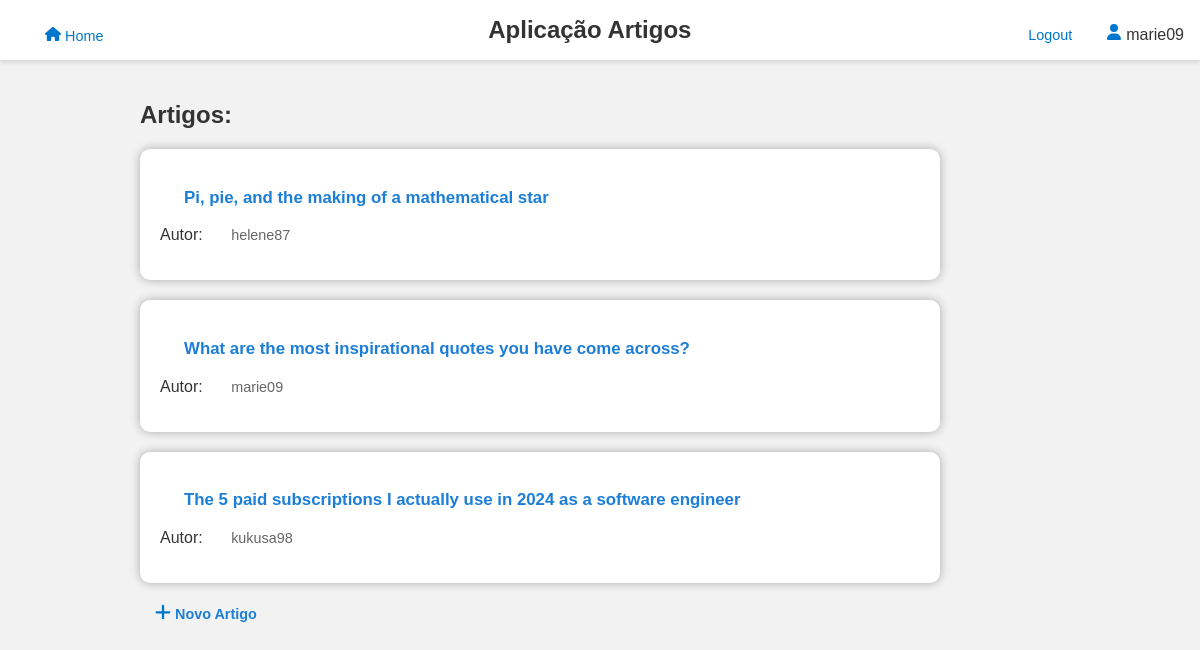
The page /artigos/index/ (signed in) on the database its author committed.
### artigos/models.py (models this page shows)
class Artigo(models.Model):
    autor = models.ForeignKey(User, on_delete=models.CASCADE,related_name='artigos')
    titulo = models.CharField(max_length=200)
    conteudo = models.TextField()
    data_publicacao = models.DateTimeField(auto_now_add=True)
    def __str__(self):
        return self.titulo

### artigos/views.py (the view)
# urls.py: path('index/', views.listaArtigos_view, name='index'),
def listaArtigos_view(request):
    artigos=Artigo.objects.all()
    contexto={'artigos':artigos}
    return render(request,"artigos/listaArtigos.html",contexto)

### artigos/templates/artigos/listaArtigos.html (shortened to what this page needs)
{% extends 'artigos/layout.html' %}
{% block content %}
    <div class="article-list">
        <h2>Artigos:</h2>
        <ul class="articles">
            {% for artigo in artigos %}
                <li class="article">
                    <h3 class="article-title"><a href="{% url 'artigos:artigoDetails' artigo.id %}">{{ artigo }}</a></h3>
                    <p class="article-author">Autor: <a href="{% url 'artigos:user' artigo.autor.username %}">{{ artigo.autor.username }}</a></p>
                </li>
            {% endfor %}
        </ul>
        <div class="new-article">
            <a href="{% url 'artigos:novo_artigo' %}"class='new-article-link'>
                Novo Artigo</a>
        </div>
    </div>
{% endblock %}

### artigos/templates/artigos/layout.html (shortened to what this page needs)
<html>
<head>
</head>
<body>
<header class="container">
       <div>
            <a href="{% url 'artigos:index' %}" class='Home'>
                Home</a>
    </div>
     <h1 id=titulo>Aplicação Artigos</h1>
        <div>
            {% if request.user.is_authenticated %}
                <a href="{% url 'autenticacao:logoutA' %}"class="logout-btn">Logout</a>
                <svg xmlns="http://www.w3.org/2000/svg" viewBox="0 0 448 512">
                    <path d="M224 256A128 128 0 1 0 224 0a128 128 0 1 0 0 256zm-45.7 48C79.8 304 0 383.8 0 482.3C0 498.7 13.3 512 29.7 512H418.3c16.4 0 29.7-13.3 29.7-29.7C448 383.8 368.2 304 269.7 304H178.3z"/>
                </svg>
                {{request.user.username}}
            {% endif %}
        </div>
</header>
<main>
    {% block content %}
    {% endblock %}
</main>
</body>
</html>

### rows shown on the page
Artigo: titulo "Pi, pie, and the making of a mathematical star", autor.username "helene87"
Artigo: titulo "What are the most inspirational quotes you have come across?", autor.username "marie09"
Artigo: titulo "The 5 paid subscriptions I actually use in 2024 as a software engineer", autor.username "kukusa98"

### other values the page prints
{{ request.user.username }} "marie09"
